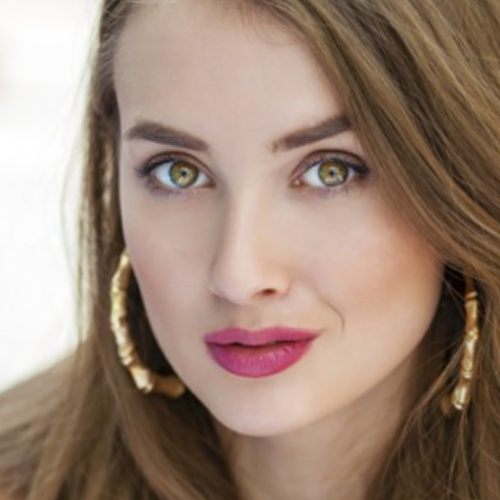
#> input picture project_gui_merge/face_function/real_time_img/img/15.jpg, 500 x 500 px, found by its file name
$ python delaunay.py   (older library calls are emulated)
#> lines starting #> are read from the running program, lines starting #| are printed output that depends on the picture; after the words box and inside, x2 and y2 are one past the last pixel; in counts of white or black regions, pixels touching at a corner belong together
import cv2
import numpy as np
import random
import csv
# Check if a point is inside a rectangle
def rect_contains(rect, point) :
    if point[0] < rect[0] :
        return False
    elif point[1] < rect[1] :
        return False
    elif point[0] > rect[2] :
        return False
    elif point[1] > rect[3] :
        return False
    return True

# Draw a point
def draw_point(img, p, color ) :
    cv2.circle( img, p, 2, color, cv2.FILLED, cv2.LINE_AA, 0 )


# Draw delaunay triangles
def draw_delaunay(img, subdiv, delaunay_color ) :

    triangleList = subdiv.getTriangleList();
    size = img.shape
    r = (0, 0, size[1], size[0])
    delaunayTri=[]
    for t in triangleList :
        pt=[]
        pt.append((t[0], t[1]))
        pt.append((t[2], t[3]))
        pt.append((t[4], t[5]))

        pt1 = (t[0], t[1])
        pt2 = (t[2], t[3])
        pt3 = (t[4], t[5])

        if rect_contains(r, pt1) and rect_contains(r, pt2) and rect_contains(r, pt3) :

            cv2.line(img, pt1, pt2, delaunay_color, 1, cv2.LINE_AA, 0)
            cv2.line(img, pt2, pt3, delaunay_color, 1, cv2.LINE_AA, 0)
            cv2.line(img, pt3, pt1, delaunay_color, 1, cv2.LINE_AA, 0)
            ind = []
            for j in range( 3):
                for k in range(int(len(points))):
                    if(abs(pt[j][0] - points[k][0]) < 1.0 and abs(pt[j][1] - points[k][1]) < 1.0):
                        ind.append(k)
            if len(ind) == 3:
                delaunayTri.append((ind[0], ind[1], ind[2]))
            path_1='./morphing_img/'
            with open(path_1+"triangulation.txt",'w',newline='') as resultFile:
                wr = csv.writer(resultFile)
                for line in delaunayTri:
                    wr.writerow(line)
            resultFile.close()


# Draw voronoi diagram
def draw_voronoi(img, subdiv) :

    ( facets, centers) = subdiv.getVoronoiFacetList([])

    for i in range(int(len(facets))) :
        ifacet_arr = []
        for f in facets[i] :
            ifacet_arr.append(f)

        ifacet = np.array(ifacet_arr, np.int)
        color = (random.randint(0, 255), random.randint(0, 255), random.randint(0, 255))

        cv2.fillConvexPoly(img, ifacet, color, cv2.LINE_AA, 0);
        ifacets = np.array([ifacet])
        cv2.polylines(img, ifacets, True, (0, 0, 0), 1, cv2.LINE_AA, 0)
        cv2.circle(img, (centers[i][0], centers[i][1]), 3, (0, 0, 0), cv2.FILLED, cv2.LINE_AA, 0)


if __name__ == '__main__':

    # Define window names
    win_delaunay = "Delaunay Triangulation"
    win_voronoi = "Voronoi Diagram"

    # Turn on animation while drawing triangles
    animate = True

    # Define colors for drawing.
    delaunay_color = (255,255,255)
    points_color = (0, 0, 255)

    # Read in the image.
    img = cv2.imread("./morphing_img/15.jpg")
#> img is the input picture: shape (500, 500, 3); mean B, G, R 117.6, 132.8, 155.8

    # Keep a copy around
    img_orig = img.copy()

    # Rectangle to be used with Subdiv2D
    size = img.shape
#> size = (500, 500, 3)
    rect = (0, 0, size[1], size[0])
#> rect = (0, 0, 500, 500)

    # Create an instance of Subdiv2D
    subdiv = cv2.Subdiv2D(rect);

    # Create an array of points.
    points = [];

    # Read in the points from a text file
    with open("./morphing_img/15.jpg.txt") as file :
#> (reads project_gui_merge/face_function/real_time_img/img/15.jpg.txt from the repository)
        for line in file :
            x, y = line.split(',')
            points.append((int(x), int(y)))

    # Insert points into subdiv
    for p in points :
        subdiv.insert(p)

        # Show animation
        if animate :
            img_copy = img_orig.copy()
            # Draw delaunay triangles
            draw_delaunay( img_copy, subdiv, (255, 255, 255) );
            cv2.imshow(win_delaunay, img_copy)
            cv2.waitKey(100)
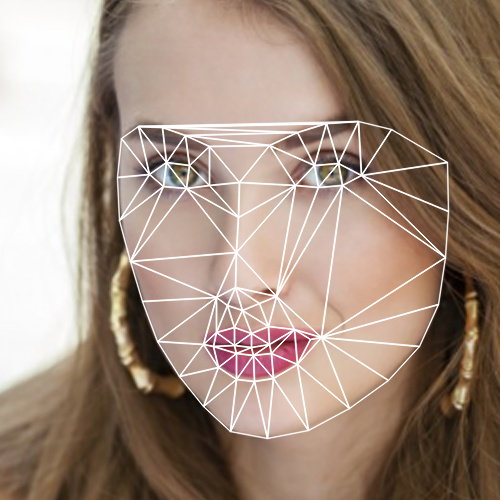
#> img_copy: shape (500, 500, 3); mean B, G, R 124, 138.7, 160.1

    # Draw delaunay triangles
    draw_delaunay( img, subdiv, (255, 255, 255) );

    # Draw points
    for p in points :
        draw_point(img, p, (0,0,255))
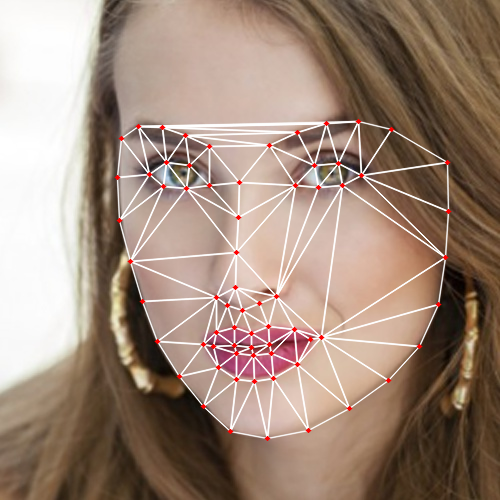
#> img: shape (500, 500, 3); 0.73% of pixels changed, all inside (x1, y1, x2, y2) = (114, 119, 452, 442)

    # Allocate space for voronoi Diagram
    img_voronoi = np.zeros(img.shape, dtype = img.dtype)

    # Draw voronoi diagram
    draw_voronoi(img_voronoi,subdiv)
#> after the loop in draw_voronoi, `for i in range(int(len(facets))) :`:
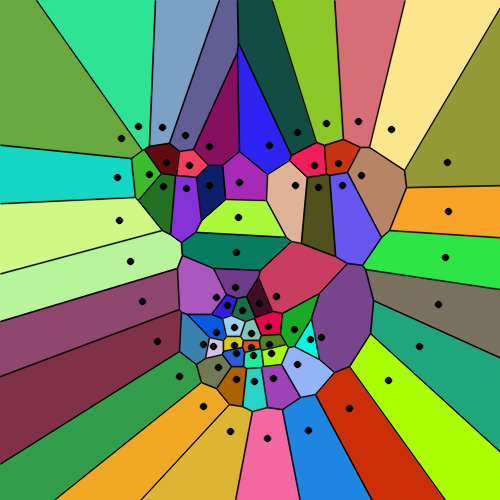
#> img: shape (500, 500, 3); mean of channels 0, 1, 2 98.6, 141, 126.8; drawn as B, G, R

    # Show results
    cv2.imshow(win_delaunay,img)
    cv2.imshow(win_voronoi,img_voronoi)
    cv2.waitKey(0)
